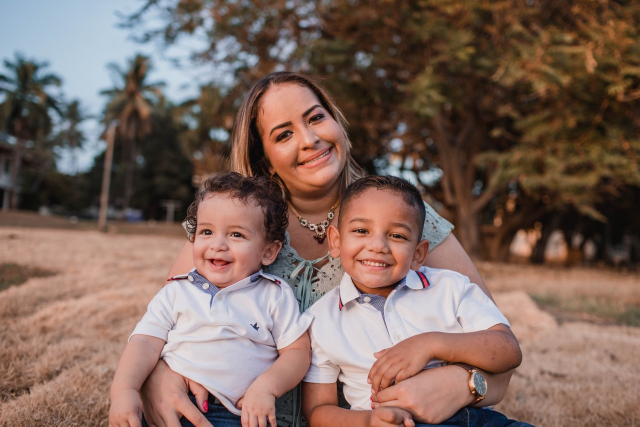
//> input picture src/AgeGender/sample1.jpg, 1280 x 853 px, given in place of the camera (shown at 1/2 size)
$ ./ninjaEyeDetector   (built with g++ and OpenCV 4)
//> lines starting //> are read from the running program, lines starting //| are printed output that depends on the picture; after the words box and inside, x2 and y2 are one past the last pixel; in counts of white or black regions, pixels touching at a corner belong together
#include <opencv2/opencv.hpp>

using namespace cv;
using namespace std;

// Specifying minimum and maximum size parameters
#define MIN_FACE_SIZE 100
#define MAX_FACE_SIZE 300

int main(void){
  // Load the Cascade Classifier Xml file
  CascadeClassifier faceCascade("./src/ninjaEyeDetector/cascade/mallick_haarcascade_frontalface_default.xml");

  // Create a VideoCapture object
  VideoCapture cap;

  // Check if camera opened successfully
  if(!cap.open(0)) return 0;

  Mat frame, frameBig, frameGray;

  while (1){

    // Reading each frame
    bool frameRead = cap.read(frameBig);
//> frameBig is the input picture: 853 rows x 1280 cols, CV_8UC3; mean B, G, R 93.3, 102.7, 126.4

    // If frame not opened successfully
    if (!frameRead)
      break;

    // Fixing the scaling factor
    float scale = 640.0f/frameBig.cols;
//> scale = 0.5

    // Resizing the image
    resize(frameBig, frame, Size(), scale, scale);
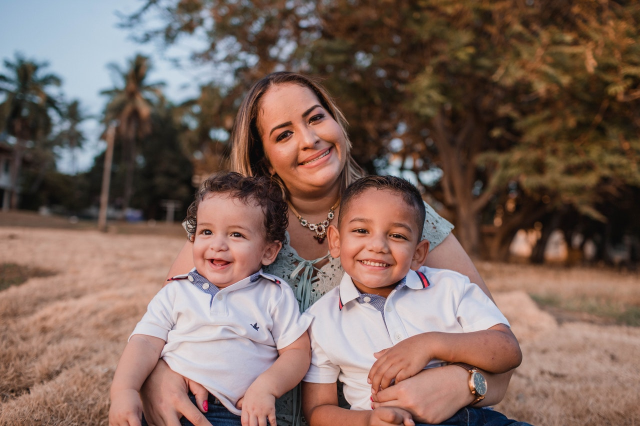
//> frame: 426 rows x 640 cols, CV_8UC3; mean B, G, R 93.5, 102.9, 126.5

    // Converting to grayscale
    cvtColor(frame, frameGray, COLOR_BGR2GRAY);
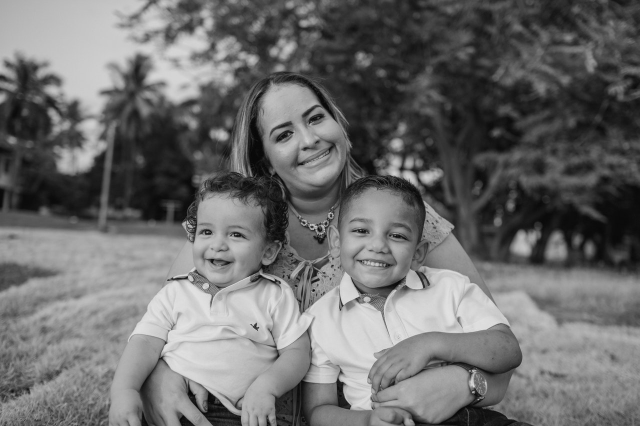
//> frameGray: 426 rows x 640 cols, CV_8UC1; min 6, max 226, mean 108.9

    // Creating vector to store the detected faces' parameters
    vector<Rect> faces;

    // Detect faces
    faceCascade.detectMultiScale(frameGray,faces,1.1,5,0,Size(MIN_FACE_SIZE,MIN_FACE_SIZE),Size(MAX_FACE_SIZE,MAX_FACE_SIZE));
//> faces = 3 Rects (x, y, width, height): [245, 79, 111, 111], [324, 188, 109, 109], [168, 190, 110, 110]

    // Loop over each detected face
    for ( int i = 0; i < faces.size(); i++)
    {
      // Dimension parameters for bounding rectangle for face
      Rect faceRect = faces[i];

      // Calculating the dimension parameters for eyes from the dimensions parameters of the face
      Rect eyesRect = Rect(faceRect.x + 0.125*faceRect.width,faceRect.y + 0.25 * faceRect.height,0.75 * faceRect.width,
                       0.25 * faceRect.height);

      // Drawing the bounding rectangle around the face
      rectangle(frame, eyesRect,Scalar(128,255,0), 2);

    }
//> this loop made 3 passes
//> (faceRect, eyesRect) on passes 1 to 3: (Rect(245, 79, 111, 111), Rect(258, 106, 83, 27)), (Rect(324, 188, 109, 109), Rect(337, 215, 81, 27)), (Rect(168, 190, 110, 110), Rect(181, 217, 82, 27))
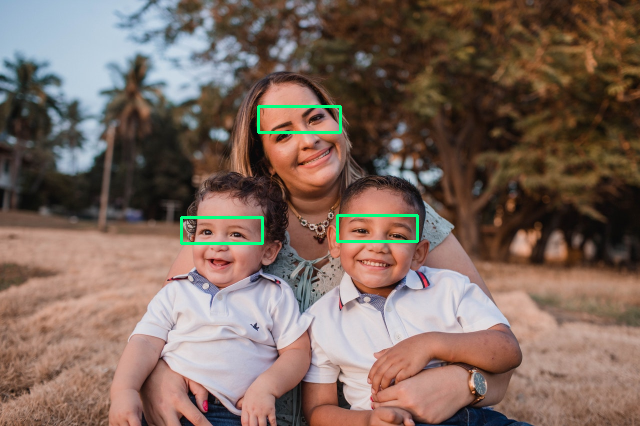
//> frame: 426 rows x 640 cols, CV_8UC3; 0.7% of pixels changed, all inside (x1, y1, x2, y2) = (180, 105, 419, 245)

    // Display the resulting frame
    imshow("Ninja Eye Detector", frame);
    int k = waitKey(1);
//> the Esc key is pressed

    // Press ESC on keyboard to stop tracking
    if(k == 27)
      break;
  }
  // release the VideoCapture object
  cap.release();

  // Closes all the windows
  destroyAllWindows();
  return 0;
}
